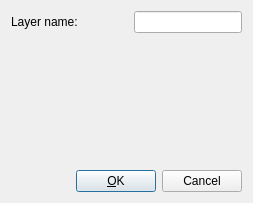
<ui version="4.0" >
 <class>QG_LayerDialog</class>
 <widget class="QDialog" name="QG_LayerDialog" >
  <property name="geometry" >
   <rect>
    <x>0</x>
    <y>0</y>
    <width>253</width>
    <height>203</height>
   </rect>
  </property>
  <property name="baseSize" >
   <size>
    <width>0</width>
    <height>0</height>
   </size>
  </property>
  <property name="windowTitle" >
   <string>Layer Settings</string>
  </property>
  <property name="sizeGripEnabled" >
   <bool>false</bool>
  </property>
  <layout class="QVBoxLayout" >
   <property name="spacing" >
    <number>6</number>
   </property>
   <property name="leftMargin" >
    <number>11</number>
   </property>
   <property name="topMargin" >
    <number>11</number>
   </property>
   <property name="rightMargin" >
    <number>11</number>
   </property>
   <property name="bottomMargin" >
    <number>11</number>
   </property>
   <item>
    <layout class="QHBoxLayout" >
     <property name="spacing" >
      <number>6</number>
     </property>
     <property name="leftMargin" >
      <number>0</number>
     </property>
     <property name="topMargin" >
      <number>0</number>
     </property>
     <property name="rightMargin" >
      <number>0</number>
     </property>
     <property name="bottomMargin" >
      <number>0</number>
     </property>
     <item>
      <widget class="QLabel" name="lName" >
       <property name="frameShape" >
        <enum>QFrame::NoFrame</enum>
       </property>
       <property name="frameShadow" >
        <enum>QFrame::Plain</enum>
       </property>
       <property name="text" >
        <string>Layer name:</string>
       </property>
      </widget>
     </item>
     <item>
      <spacer>
       <property name="orientation" >
        <enum>Qt::Horizontal</enum>
       </property>
       <property name="sizeType" >
        <enum>QSizePolicy::Expanding</enum>
       </property>
       <property name="sizeHint" >
        <size>
         <width>51</width>
         <height>21</height>
        </size>
       </property>
      </spacer>
     </item>
     <item>
      <widget class="QLineEdit" name="leName" >
       <property name="text" >
        <string/>
       </property>
      </widget>
     </item>
    </layout>
   </item>
   <item>
    <widget class="QG_WidgetPen" native="1" name="wPen" />
   </item>
   <item>
    <layout class="QHBoxLayout" >
     <property name="spacing" >
      <number>6</number>
     </property>
     <property name="leftMargin" >
      <number>0</number>
     </property>
     <property name="topMargin" >
      <number>0</number>
     </property>
     <property name="rightMargin" >
      <number>0</number>
     </property>
     <property name="bottomMargin" >
      <number>0</number>
     </property>
     <item>
      <spacer>
       <property name="orientation" >
        <enum>Qt::Horizontal</enum>
       </property>
       <property name="sizeType" >
        <enum>QSizePolicy::Expanding</enum>
       </property>
       <property name="sizeHint" >
        <size>
         <width>79</width>
         <height>20</height>
        </size>
       </property>
      </spacer>
     </item>
     <item>
      <widget class="QPushButton" name="bOk" >
       <property name="text" >
        <string>&amp;OK</string>
       </property>
       <property name="shortcut" >
        <string>Alt+O</string>
       </property>
       <property name="autoDefault" >
        <bool>true</bool>
       </property>
       <property name="default" >
        <bool>true</bool>
       </property>
      </widget>
     </item>
     <item>
      <widget class="QPushButton" name="bCancel" >
       <property name="text" >
        <string>Cancel</string>
       </property>
       <property name="shortcut" >
        <string>Esc</string>
       </property>
       <property name="autoDefault" >
        <bool>true</bool>
       </property>
      </widget>
     </item>
    </layout>
   </item>
  </layout>
 </widget>
 <layoutdefault spacing="6" margin="11" />
 <customwidgets>
  <customwidget>
   <class>QG_WidgetPen</class>
   <extends></extends>
   <header>qg_widgetpen.h</header>
  </customwidget>
 </customwidgets>
 <includes>
  <include location="local" >rs_pen.h</include>
  <include location="local" >rs_layer.h</include>
  <include location="local" >rs.h</include>
  <include location="local" >qg_widgetpen.h</include>
  <include location="local" >rs_layerlist.h</include>
 </includes>
 <resources/>
 <connections>
  <connection>
   <sender>bCancel</sender>
   <signal>clicked()</signal>
   <receiver>QG_LayerDialog</receiver>
   <slot>reject()</slot>
   <hints>
    <hint type="sourcelabel" >
     <x>197</x>
     <y>175</y>
    </hint>
    <hint type="destinationlabel" >
     <x>126</x>
     <y>101</y>
    </hint>
   </hints>
  </connection>
 </connections>
</ui>
